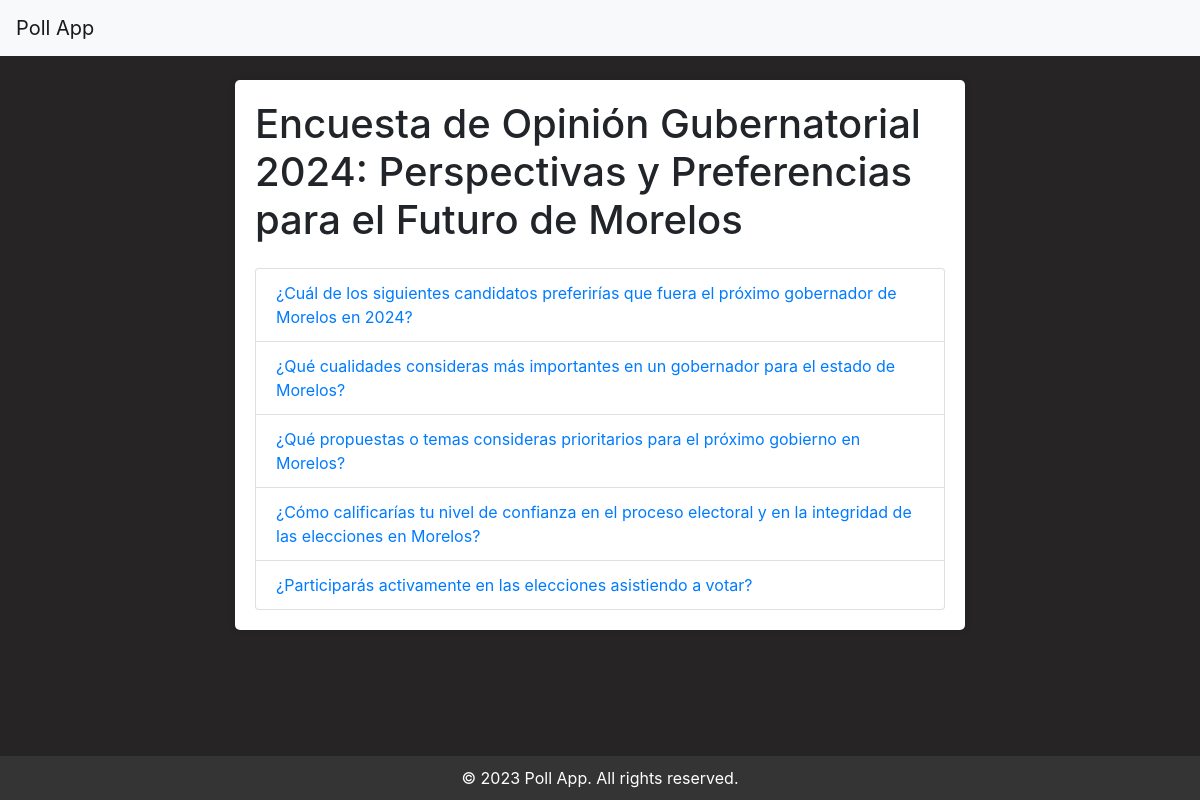
Screenshot of /polls/ with the database file from the repository.
### polls/models.py (models this page shows, shortened)
class Question(models.Model):
    question_text = models.CharField(max_length=200)
    pub_date = models.DateTimeField('date published')

### polls/views.py (the view)
# urls.py: path("", views.question_list, name="question_list"),
def question_list(request):
    questions = Question.objects.all()
    return render(request, "polls/question_list.html", {"object_list": questions})

### polls/templates/polls/question_list.html
{% extends 'polls/base.html' %}
{% block content %}
{% load static %}
<link rel="stylesheet" type="text/css" href="{% static 'styles.css' %}">
<div class="jumbotron">
    <h1 class="mb-4">Encuesta de Opinión Gubernatorial 2024: Perspectivas y Preferencias para el Futuro de Morelos</h1>
    <ul class="list-group">
        {% for question in object_list %}
        <li class="list-group-item">
            <a href="{% url 'polls:question_detail' question.id %}">{{ question.question_text }}</a>
        </li>
        {% endfor %}
    </ul>
</div>
{% endblock %}

### polls/static/styles.css (style rules this page uses)
body { background-color: #262424; }
.jumbotron { background-color: #ffffff; padding: 20px; margin-bottom: 20px; border-radius: 5px; box-shadow: 0 0 10px rgba(0, 0, 0, 0.1); }

### rows the page displays
Question: question_text "¿Cuál de los siguientes candidatos preferirías que fuera el próximo gobernador de Morelos en 2024?"
Question: question_text "¿Qué cualidades consideras más importantes en un gobernador para el estado de Morelos?"
Question: question_text "¿Qué propuestas o temas consideras prioritarios para el próximo gobierno en Morelos?"
Question: question_text "¿Cómo calificarías tu nivel de confianza en el proceso electoral y en la integridad de las elecciones en Morelos?"
Question: question_text "¿Participarás activamente en las elecciones asistiendo a votar?"
